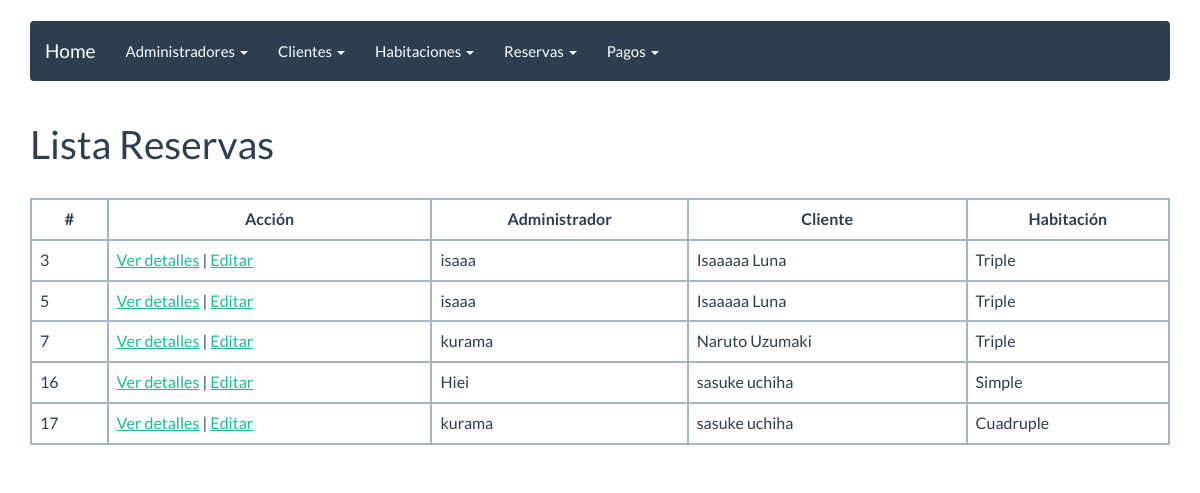
/listarreserva, run on an earlier commit of the app's database.
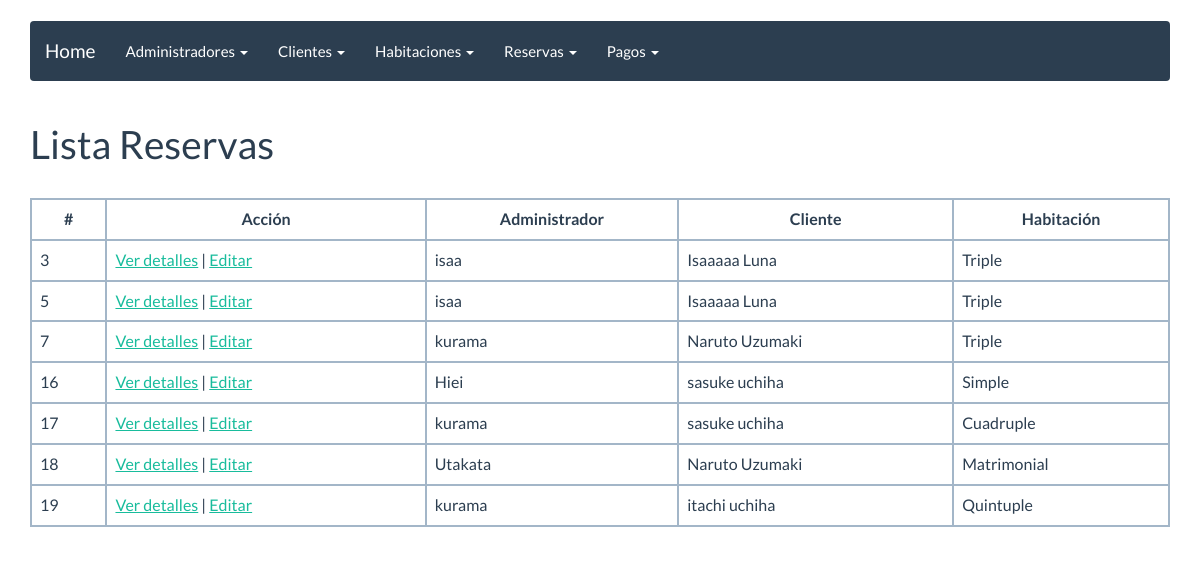
And on a later commit of the database.
### reservar/models.py (models this page shows, shortened)
class Reserva(models.Model):
    admin= models.ForeignKey(Admin)
    cliente= models.ForeignKey(Cliente)
    habitacion= models.ForeignKey(Habitacion)
    fecha_in=models.DateField()
    fecha_out=models.DateField()

class Admin(models.Model):
    nombre_completo_admin = models.CharField(max_length=50)
    def __str__(self):
        return self.nombre_completo_admin

class Cliente(models.Model):
    dni_cliente=models.CharField(max_length=8)
    nombre_cliente = models.CharField(max_length=50)
    apellidos_cliente = models.CharField(max_length=50)
    email=models.EmailField()
    def __str__(self):
        return self.nombre_cliente +" "+self.apellidos_cliente

class Habitacion(models.Model):
	estado_choices = (
        ('O', 'Ocupada'),
        ('D', 'Desocupada'),
    )
	nombre_habitacion = models.CharField(max_length=50)
	descripcion=models.CharField(max_length=200)
	capacidad=models.IntegerField()
	precio=models.DecimalField(max_digits=5, decimal_places=2)
	estado = models.CharField(max_length=1,choices=estado_choices,default='D')
	def __str__(self):
		return self.nombre_habitacion

### reservar/views.py (the view)
# urls.py: url(r'^listarreserva', ReservaList.as_view(), name='reserva_listar'),
class ReservaList(ListView):
    model = Reserva
    template_name = "reserva_list.html"

### templates/reserva_list.html (shortened to what this page needs)
{% extends "base.html" %}
{% block content %}
<h1>Lista Reservas</h1><br>
<table class="table table-bordered">
    <tbody>
        {% if object_list %}
        <thead align="center">
            <tr>
                <td><strong>#</strong></td>
                <td><strong>Acción</strong></td>
                <td><strong>Administrador</strong></td>
                <td><strong>Cliente</strong></td>
                <td><strong>Habitación</strong></td>
            </tr>
        </thead>
        {% for reserva in object_list %}
        <tr>
            <td>{{ reserva.id }}</td>
            <td>
                <a href="{% url 'reserva_detail' reserva.id %}">Ver detalles</a> | <a href="{% url 'reserva_editar' reserva.id %}">Editar</a>
            </td>
            <td>{{ reserva.admin }}</td>
            <td>{{ reserva.cliente }} </td>
            <td>{{ reserva.habitacion }}</td>
        </tr>
        {% endfor %}
        {% else %}
        <h1>No hay registros de reservas</h1>
        {% endif %}
    </tbody>
</table>
{% endblock%}

What changed in the data, as far as the page shows it:
changed through a linked row, Reserva id 3: admin "isaaa" → "isaa"
changed through a linked row, Reserva id 5: admin "isaaa" → "isaa"
added Reserva: id "18", admin "Utakata", cliente "Naruto Uzumaki", habitacion "Matrimonial"
added Reserva: id "19", admin "kurama", cliente "itachi uchiha", habitacion "Quintuple"
